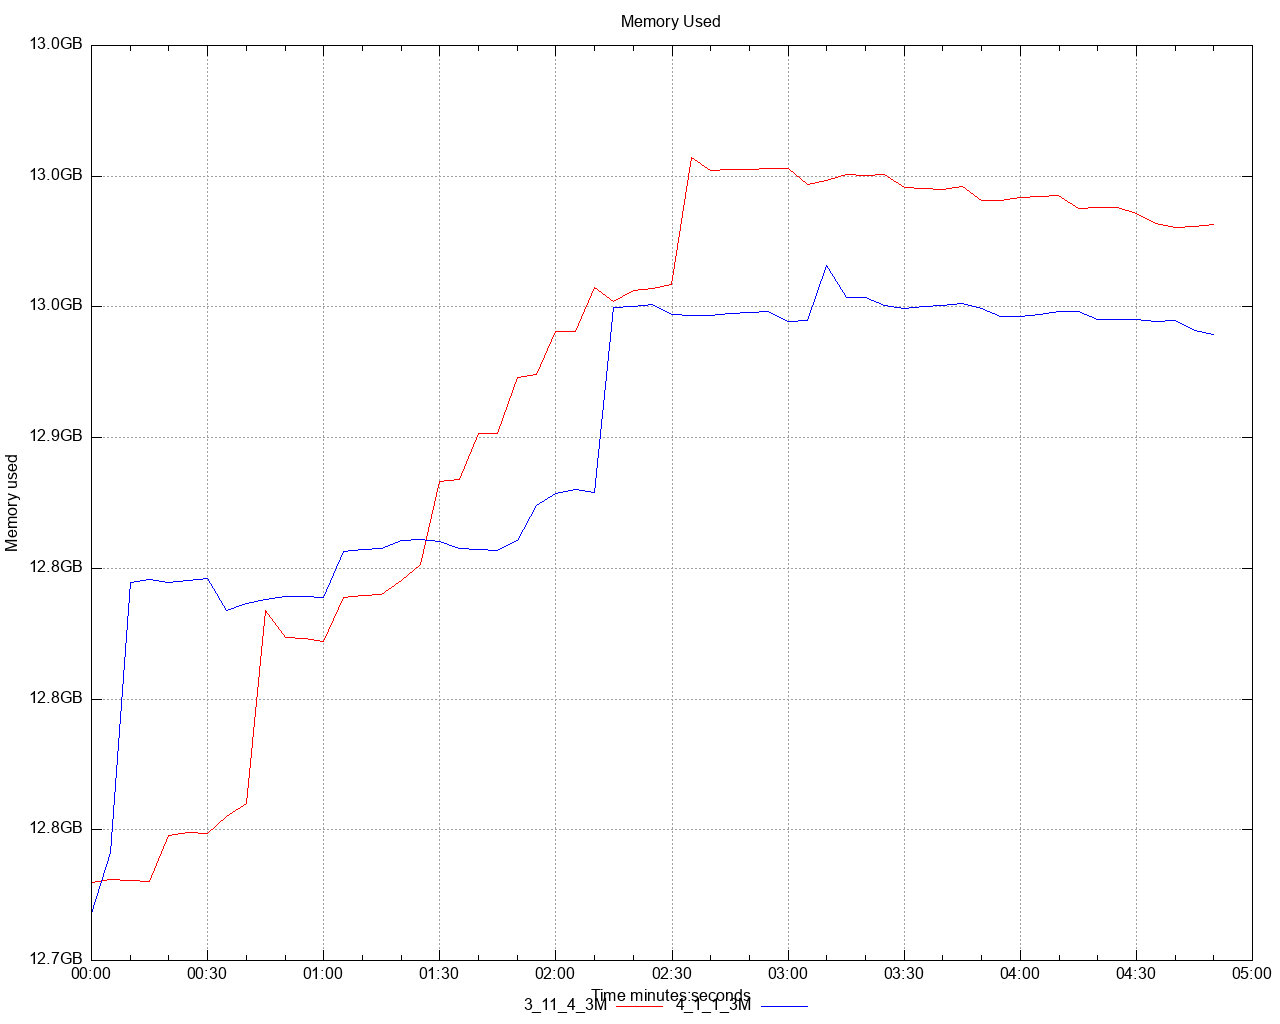

Generate this figure with gnuplot:
set title 'Memory Used' noenhanced
set style data lines
set datafile separator ","
set terminal png size 1280,1024
set grid
set key below
set xdata time
set timefmt "%s"
offset = 0
t0(x)=(offset=($0==0) ? x : offset, x - offset)
set xlabel 'Time minutes:seconds'
set ylabel 'Memory used'
set format y '%.1s%cB'
set output '/Users/ahmet.mircik/simulator/tests/report_3M/dstat/memory_used_A1.png'
plot \
   '/Users/ahmet.mircik/simulator/tests/report_3M/data/memory_used_A1_1.data' using (t0(timecolumn(1))):2 title "3_11_4_3M" noenhanced lt rgb "red", \
   '/Users/ahmet.mircik/simulator/tests/report_3M/data/memory_used_A1_2.data' using (t0(timecolumn(1))):2 title "4_1_1_3M" noenhanced lt rgb "blue", \
